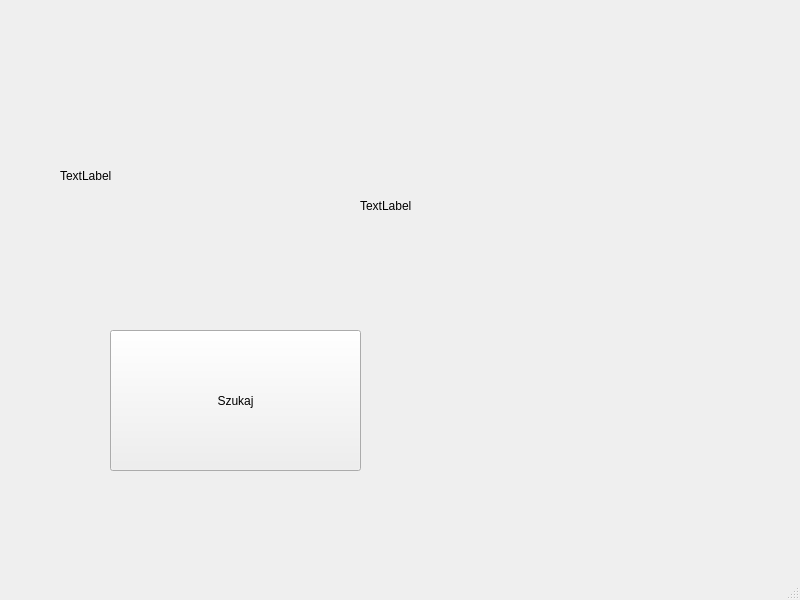
<?xml version="1.0" encoding="UTF-8"?>
<ui version="4.0">
 <class>MainWindow</class>
 <widget class="QMainWindow" name="MainWindow">
  <property name="geometry">
   <rect>
    <x>0</x>
    <y>0</y>
    <width>800</width>
    <height>600</height>
   </rect>
  </property>
  <property name="windowTitle">
   <string>MainWindow</string>
  </property>
  <widget class="QWidget" name="centralwidget">
   <widget class="QLabel" name="label_profile_name">
    <property name="geometry">
     <rect>
      <x>90</x>
      <y>80</y>
      <width>191</width>
      <height>81</height>
     </rect>
    </property>
    <property name="font">
     <font>
      <pointsize>24</pointsize>
     </font>
    </property>
    <property name="text">
     <string/>
    </property>
   </widget>
   <widget class="QPushButton" name="pushButton">
    <property name="geometry">
     <rect>
      <x>110</x>
      <y>330</y>
      <width>251</width>
      <height>141</height>
     </rect>
    </property>
    <property name="text">
     <string>Szukaj</string>
    </property>
   </widget>
   <widget class="QLabel" name="label">
    <property name="geometry">
     <rect>
      <x>360</x>
      <y>170</y>
      <width>241</width>
      <height>71</height>
     </rect>
    </property>
    <property name="text">
     <string>TextLabel</string>
    </property>
   </widget>
   <widget class="QLabel" name="label_obrazek">
    <property name="geometry">
     <rect>
      <x>60</x>
      <y>140</y>
      <width>241</width>
      <height>71</height>
     </rect>
    </property>
    <property name="text">
     <string>TextLabel</string>
    </property>
   </widget>
  </widget>
  <widget class="QMenuBar" name="menubar">
   <property name="geometry">
    <rect>
     <x>0</x>
     <y>0</y>
     <width>800</width>
     <height>22</height>
    </rect>
   </property>
  </widget>
  <widget class="QStatusBar" name="statusbar"/>
 </widget>
 <resources/>
 <connections/>
</ui>
